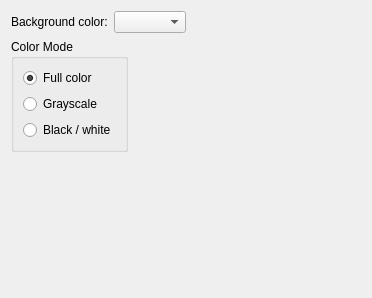
<?xml version="1.0" encoding="UTF-8"?>
<ui version="4.0">
 <class>ColorSettings</class>
 <widget class="QWidget" name="ColorSettings">
  <property name="geometry">
   <rect>
    <x>0</x>
    <y>0</y>
    <width>372</width>
    <height>298</height>
   </rect>
  </property>
  <layout class="QVBoxLayout" name="verticalLayout">
   <item>
    <layout class="QHBoxLayout" name="horizontalLayout_4">
     <item>
      <widget class="QLabel" name="label_11">
       <property name="text">
        <string>Background color:</string>
       </property>
      </widget>
     </item>
     <item>
      <widget class="RColorCombo" name="BackgroundColor">
       <property name="onlyFixed">
        <bool>true</bool>
       </property>
       <property name="showAlphaChannel">
        <bool>false</bool>
       </property>
       <property name="color">
        <color>
         <red>255</red>
         <green>255</green>
         <blue>255</blue>
        </color>
       </property>
       <property name="blackWhite" stdset="0">
        <bool>false</bool>
       </property>
      </widget>
     </item>
     <item>
      <spacer name="horizontalSpacer_4">
       <property name="orientation">
        <enum>Qt::Horizontal</enum>
       </property>
       <property name="sizeHint" stdset="0">
        <size>
         <width>40</width>
         <height>20</height>
        </size>
       </property>
      </spacer>
     </item>
    </layout>
   </item>
   <item>
    <layout class="QHBoxLayout" name="horizontalLayout">
     <item>
      <widget class="QGroupBox" name="ColorMode">
       <property name="title">
        <string>Color Mode</string>
       </property>
       <layout class="QVBoxLayout" name="verticalLayout_10">
        <item>
         <widget class="QRadioButton" name="FullColor">
          <property name="text">
           <string>Full color</string>
          </property>
          <property name="icon">
           <iconset>
            <normaloff>ColorModeFullColor.svg</normaloff>ColorModeFullColor.svg</iconset>
          </property>
          <property name="iconSize">
           <size>
            <width>25</width>
            <height>25</height>
           </size>
          </property>
          <property name="checked">
           <bool>true</bool>
          </property>
         </widget>
        </item>
        <item>
         <widget class="QRadioButton" name="Grayscale">
          <property name="text">
           <string>Grayscale</string>
          </property>
          <property name="icon">
           <iconset>
            <normaloff>ColorModeGrayscale.svg</normaloff>ColorModeGrayscale.svg</iconset>
          </property>
          <property name="iconSize">
           <size>
            <width>25</width>
            <height>25</height>
           </size>
          </property>
         </widget>
        </item>
        <item>
         <widget class="QRadioButton" name="BlackWhite">
          <property name="text">
           <string>Black / white</string>
          </property>
          <property name="icon">
           <iconset>
            <normaloff>ColorModeBlackWhite.svg</normaloff>ColorModeBlackWhite.svg</iconset>
          </property>
          <property name="iconSize">
           <size>
            <width>25</width>
            <height>25</height>
           </size>
          </property>
         </widget>
        </item>
       </layout>
      </widget>
     </item>
     <item>
      <spacer name="horizontalSpacer">
       <property name="orientation">
        <enum>Qt::Horizontal</enum>
       </property>
       <property name="sizeHint" stdset="0">
        <size>
         <width>40</width>
         <height>20</height>
        </size>
       </property>
      </spacer>
     </item>
    </layout>
   </item>
   <item>
    <spacer name="verticalSpacer_2">
     <property name="orientation">
      <enum>Qt::Vertical</enum>
     </property>
     <property name="sizeHint" stdset="0">
      <size>
       <width>20</width>
       <height>91</height>
      </size>
     </property>
    </spacer>
   </item>
  </layout>
 </widget>
 <customwidgets>
  <customwidget>
   <class>RColorCombo</class>
   <extends>QComboBox</extends>
   <header>RColorCombo.h</header>
  </customwidget>
 </customwidgets>
 <resources/>
 <connections/>
</ui>
